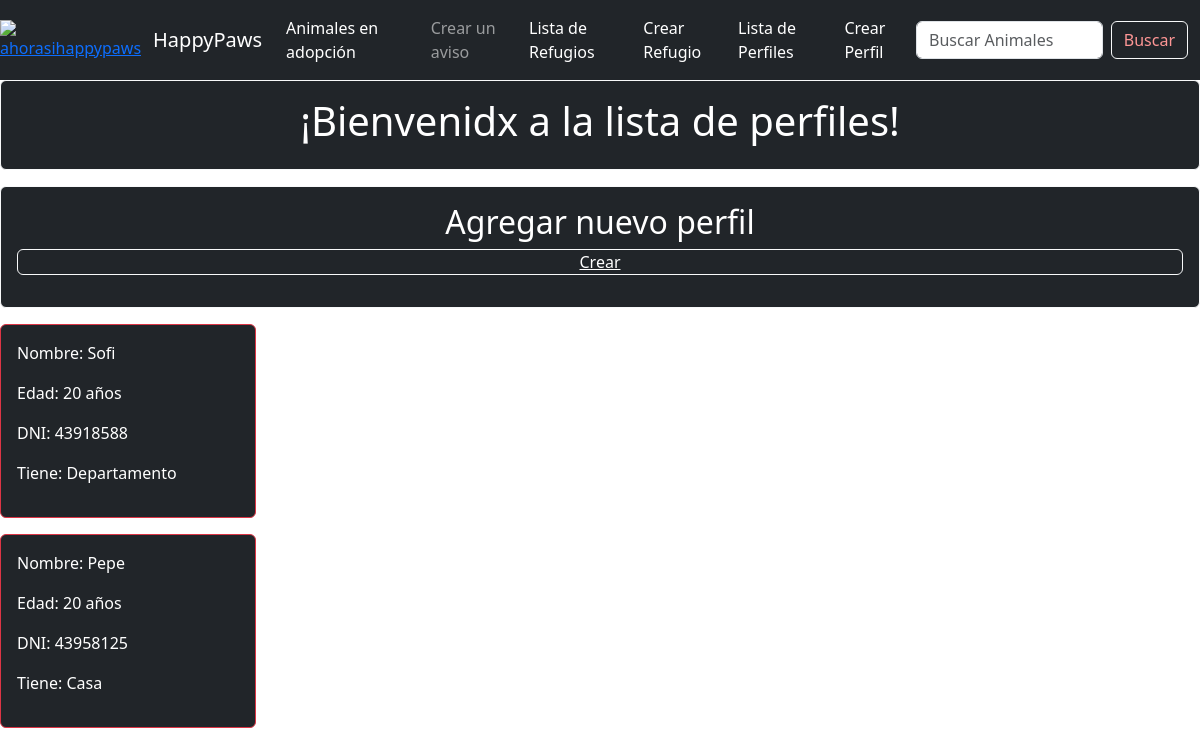
Before: /profile-list/ with the older database file.
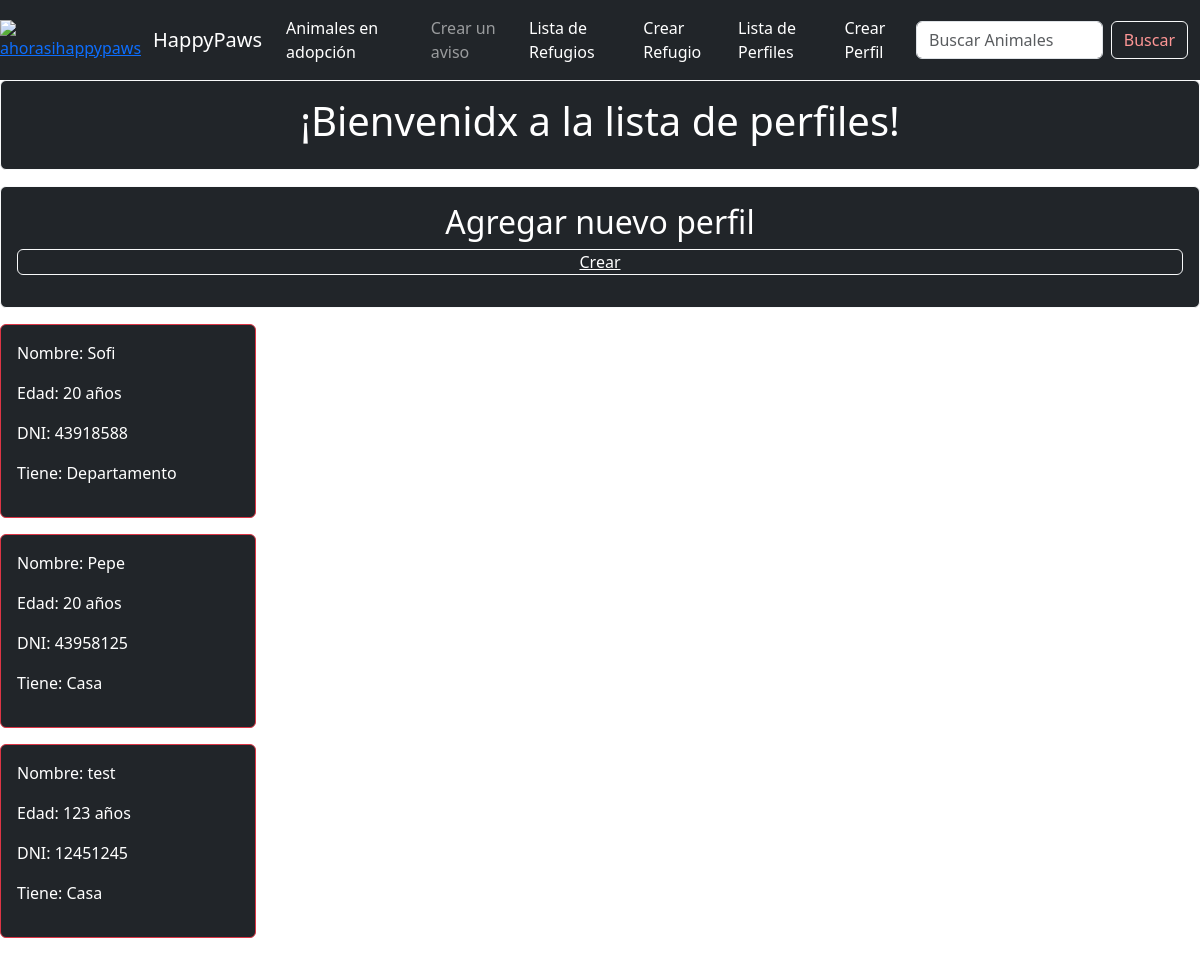
After: the same page with the newer database file.
### animal_app/models.py (models this page shows, shortened)
class Person(models.Model):
    name = models.CharField(max_length=100)
    age = models.IntegerField()
    dni = models.IntegerField()
    house_type = models.CharField(max_length=50)

### animal_app/views.py (the view)
# urls.py: path("profile-list/", profile_list),
def profile_list(request):
    if "search" in request.GET:
        search = request.GET["search"]
        all_profiles = Person.objects.filter(name_icontains=search)
    else:
        all_profiles= Person.objects.all()
    context = {
        "profiles":all_profiles,
    }
    return render(request, "profile-list.html", context = context)

### templates/profile-list.html (shortened to what this page needs)
{% extends "base.html" %}
{% block content %}
<div class="card text-bg-dark mb-3 card border-light mb-3">
    <div class="card-body">
        <h1 style="text-align:center;">¡Bienvenidx a la lista de perfiles!</h1>
    </div>
</div>
<div class="card text-bg-dark mb-3 card border-light mb-3">
    <div class="card-body">
        <h2 style="text-align:center;"> Agregar nuevo perfil</h2>
        <a href="/create-profile/" class="card text-bg-dark mb-3 card border-light mb-3" style="text-align: center;">Crear</a>
    </div>
</div>
    {% for profile in profiles %}
    <div class="card text-bg-dark mb-3 card border-danger mb-3" style="max-width: 16rem;">
        <div class="card-body">
        <p> Nombre: {{profile.name}} </p>
        <p> Edad: {{profile.age}} años</p>
        <p> DNI: {{profile.dni}} </p>
        <p> Tiene: {{profile.house_type}} </p>
        </div>
    </div>
    {% endfor %}
{% endblock %}

Changed rows visible on the page:
added Person: name "test", age "123", dni "12451245", house_type "Casa"
